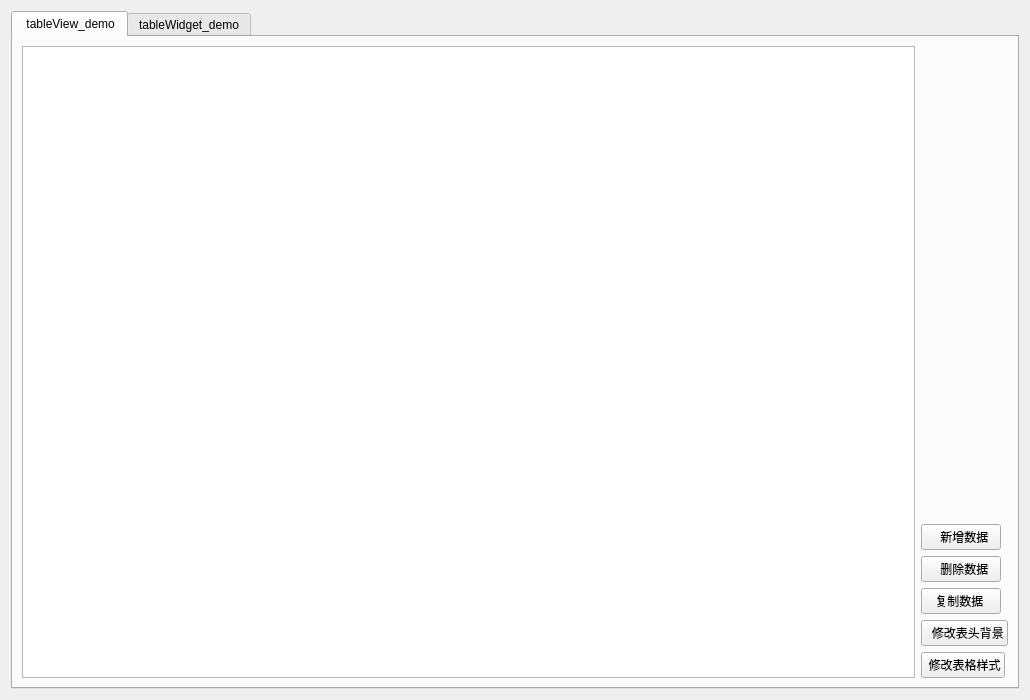
<?xml version="1.0" encoding="UTF-8"?>
<ui version="4.0">
 <class>TableForm</class>
 <widget class="QWidget" name="TableForm">
  <property name="geometry">
   <rect>
    <x>0</x>
    <y>0</y>
    <width>1030</width>
    <height>700</height>
   </rect>
  </property>
  <property name="windowTitle">
   <string>Form</string>
  </property>
  <layout class="QGridLayout" name="gridLayout">
   <item row="0" column="0">
    <widget class="QTabWidget" name="tabWidget">
     <property name="currentIndex">
      <number>0</number>
     </property>
     <widget class="QWidget" name="tab">
      <attribute name="title">
       <string> tableView_demo</string>
      </attribute>
      <layout class="QGridLayout" name="gridLayout_3">
       <item row="2" column="1">
        <widget class="QPushButton" name="pushButton_5">
         <property name="sizePolicy">
          <sizepolicy hsizetype="Fixed" vsizetype="Fixed">
           <horstretch>0</horstretch>
           <verstretch>0</verstretch>
          </sizepolicy>
         </property>
         <property name="text">
          <string>  删除数据</string>
         </property>
        </widget>
       </item>
       <item row="4" column="1">
        <widget class="QPushButton" name="pushButton_3">
         <property name="sizePolicy">
          <sizepolicy hsizetype="Fixed" vsizetype="Fixed">
           <horstretch>0</horstretch>
           <verstretch>0</verstretch>
          </sizepolicy>
         </property>
         <property name="text">
          <string>  修改表头背景</string>
         </property>
        </widget>
       </item>
       <item row="0" column="0" rowspan="6">
        <widget class="QTableView" name="tableView"/>
       </item>
       <item row="5" column="1">
        <widget class="QPushButton" name="pushButton">
         <property name="sizePolicy">
          <sizepolicy hsizetype="Fixed" vsizetype="Fixed">
           <horstretch>0</horstretch>
           <verstretch>0</verstretch>
          </sizepolicy>
         </property>
         <property name="text">
          <string> 修改表格样式</string>
         </property>
        </widget>
       </item>
       <item row="3" column="1">
        <widget class="QPushButton" name="pushButton_4">
         <property name="sizePolicy">
          <sizepolicy hsizetype="Fixed" vsizetype="Fixed">
           <horstretch>0</horstretch>
           <verstretch>0</verstretch>
          </sizepolicy>
         </property>
         <property name="text">
          <string>复制数据 </string>
         </property>
        </widget>
       </item>
       <item row="1" column="1">
        <widget class="QPushButton" name="pushButton_2">
         <property name="sizePolicy">
          <sizepolicy hsizetype="Fixed" vsizetype="Fixed">
           <horstretch>0</horstretch>
           <verstretch>0</verstretch>
          </sizepolicy>
         </property>
         <property name="text">
          <string>  新增数据</string>
         </property>
        </widget>
       </item>
      </layout>
     </widget>
     <widget class="QWidget" name="tab_2">
      <attribute name="title">
       <string>tableWidget_demo</string>
      </attribute>
      <layout class="QGridLayout" name="gridLayout_2">
       <item row="5" column="1">
        <widget class="QCheckBox" name="checkBox_2">
         <property name="text">
          <string>自动调节行高</string>
         </property>
        </widget>
       </item>
       <item row="4" column="1">
        <widget class="QCheckBox" name="checkBox">
         <property name="text">
          <string>表格可编辑</string>
         </property>
         <property name="checked">
          <bool>true</bool>
         </property>
        </widget>
       </item>
       <item row="6" column="2">
        <widget class="QCheckBox" name="checkBox_5">
         <property name="text">
          <string>隐藏行表头</string>
         </property>
         <property name="tristate">
          <bool>false</bool>
         </property>
        </widget>
       </item>
       <item row="1" column="2">
        <widget class="QPushButton" name="pushButton_8">
         <property name="text">
          <string>  删除一行数据 </string>
         </property>
        </widget>
       </item>
       <item row="0" column="1">
        <widget class="QPushButton" name="pushButton_6">
         <property name="text">
          <string>  修改列表头样式 </string>
         </property>
        </widget>
       </item>
       <item row="2" column="2">
        <widget class="QPushButton" name="pushButton_10">
         <property name="text">
          <string> 删除一列数据</string>
         </property>
        </widget>
       </item>
       <item row="2" column="1">
        <widget class="QPushButton" name="pushButton_9">
         <property name="text">
          <string>  新增一列数据 </string>
         </property>
        </widget>
       </item>
       <item row="0" column="2">
        <widget class="QPushButton" name="pushButton_11">
         <property name="text">
          <string>  修改行表头样式 </string>
         </property>
        </widget>
       </item>
       <item row="0" column="0" rowspan="13">
        <widget class="QTableWidget" name="tableWidget">
         <property name="editTriggers">
          <set>QAbstractItemView::DoubleClicked</set>
         </property>
         <property name="rowCount">
          <number>0</number>
         </property>
         <property name="columnCount">
          <number>5</number>
         </property>
         <column/>
         <column/>
         <column/>
         <column/>
         <column/>
        </widget>
       </item>
       <item row="3" column="1">
        <widget class="QPushButton" name="pushButton_12">
         <property name="text">
          <string>清除表数据</string>
         </property>
        </widget>
       </item>
       <item row="1" column="1">
        <widget class="QPushButton" name="pushButton_7">
         <property name="text">
          <string> 新增一行数据</string>
         </property>
        </widget>
       </item>
       <item row="5" column="2">
        <widget class="QCheckBox" name="checkBox_3">
         <property name="text">
          <string>自动调节列宽</string>
         </property>
        </widget>
       </item>
       <item row="6" column="1">
        <widget class="QCheckBox" name="checkBox_4">
         <property name="text">
          <string>隐藏列表头</string>
         </property>
        </widget>
       </item>
       <item row="7" column="1">
        <widget class="QGroupBox" name="groupBox">
         <property name="title">
          <string> 位置</string>
         </property>
         <layout class="QVBoxLayout" name="verticalLayout_2">
          <item>
           <widget class="QRadioButton" name="radioButton_3">
            <property name="text">
             <string>居中</string>
            </property>
           </widget>
          </item>
          <item>
           <widget class="QRadioButton" name="radioButton">
            <property name="text">
             <string>靠左</string>
            </property>
           </widget>
          </item>
          <item>
           <widget class="QRadioButton" name="radioButton_2">
            <property name="text">
             <string>靠右</string>
            </property>
           </widget>
          </item>
         </layout>
        </widget>
       </item>
       <item row="8" column="1" colspan="2">
        <layout class="QHBoxLayout" name="horizontalLayout">
         <item>
          <widget class="QLabel" name="label">
           <property name="text">
            <string>行高设置</string>
           </property>
          </widget>
         </item>
         <item>
          <widget class="QLineEdit" name="lineEdit">
           <property name="sizePolicy">
            <sizepolicy hsizetype="Expanding" vsizetype="Fixed">
             <horstretch>0</horstretch>
             <verstretch>0</verstretch>
            </sizepolicy>
           </property>
           <property name="text">
            <string>30</string>
           </property>
          </widget>
         </item>
        </layout>
       </item>
       <item row="9" column="1" colspan="2">
        <layout class="QHBoxLayout" name="horizontalLayout_4">
         <item>
          <widget class="QLabel" name="label_4">
           <property name="text">
            <string>列宽设置</string>
           </property>
          </widget>
         </item>
         <item>
          <widget class="QSpinBox" name="spinBox">
           <property name="sizePolicy">
            <sizepolicy hsizetype="Expanding" vsizetype="Fixed">
             <horstretch>0</horstretch>
             <verstretch>0</verstretch>
            </sizepolicy>
           </property>
           <property name="minimum">
            <number>10</number>
           </property>
           <property name="maximum">
            <number>999</number>
           </property>
           <property name="value">
            <number>99</number>
           </property>
          </widget>
         </item>
        </layout>
       </item>
       <item row="10" column="1">
        <widget class="QPushButton" name="pushButton_13">
         <property name="text">
          <string> 导出数据ecxel</string>
         </property>
        </widget>
       </item>
      </layout>
     </widget>
    </widget>
   </item>
  </layout>
 </widget>
 <resources/>
 <connections/>
</ui>
